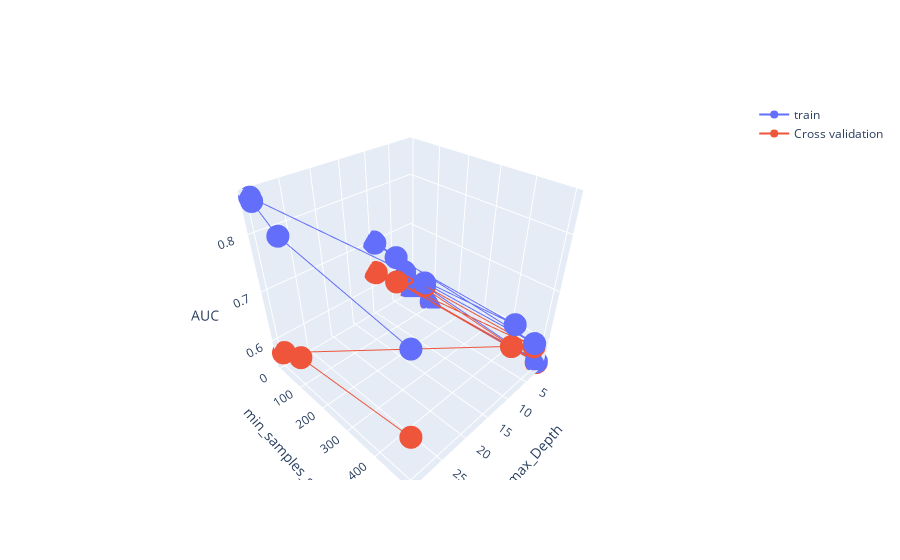

Notebook code for this chart:
### Code cell
# https://plot.ly/python/3d-axes/
z1 = results['mean_train_score'].values 
z2 = results['mean_test_score'].values
trace1 = go.Scatter3d(x=max_depth_x,y=min_samples_split_y,z=z1, name = 'train')
trace2 = go.Scatter3d(x=max_depth_x,y=min_samples_split_y,z=z2, name = 'Cross validation')
data = [trace1, trace2]

layout = go.Layout(scene = dict(
        xaxis = dict(title='max_Depth'),
        yaxis = dict(title='min_samples_split'),
        zaxis = dict(title='AUC'),))

fig = go.Figure(data=data, layout=layout)
offline.iplot(fig, filename='3d-scatter-colorscale')

### Figure 1 — Plotly figure (JSON) as saved in the notebook; plotly's stock layout.template omitted (floating-point values rounded to 4 significant figures)
{"data": [{"name": "train", "type": "scatter3d", "x": [1, 1, 1, 1, 3, 3, 3, 3, 10, 10, 10, 10, 30, 30, 30, 30], "y": [5, 10, 100, 500, 5, 10, 100, 500, 5, 10, 100, 500, 5, 10, 100, 500], "z": [0.5522, 0.5522, 0.5522, 0.5522, 0.6074, 0.6074, 0.6074, 0.6074, 0.7046, 0.7033, 0.6968, 0.6907, 0.8573, 0.8519, 0.8205, 0.7811]}, {"name": "Cross validation", "type": "scatter3d", "x": [1, 1, 1, 1, 3, 3, 3, 3, 10, 10, 10, 10, 30, 30, 30, 30], "y": [5, 10, 100, 500, 5, 10, 100, 500, 5, 10, 100, 500, 5, 10, 100, 500], "z": [0.55, 0.55, 0.55, 0.55, 0.6006, 0.6006, 0.6006, 0.6006, 0.6389, 0.6396, 0.6455, 0.6485, 0.5728, 0.5757, 0.6014, 0.6336]}], "layout": {"scene": {"xaxis": {"title": {"text": "max_Depth"}}, "yaxis": {"title": {"text": "min_samples_split"}}, "zaxis": {"title": {"text": "AUC"}}}}}
